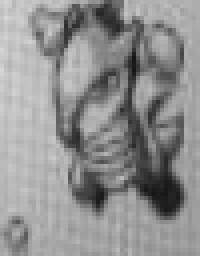
#> input picture ImageProcessing/cropperImg.png, 50 x 64 px, found by its file name (shown 4 times larger)
$ python comparespites.py   (older library calls are emulated)
#> lines starting #> are read from the running program, lines starting #| are printed output that depends on the picture; after the words box and inside, x2 and y2 are one past the last pixel; in counts of white or black regions, pixels touching at a corner belong together
### ImageProcessing/pokimon.py
import mahotas
import os
import cv2
from imutils.paths import list_images
import imutils
import pickle
import numpy as np


sprites = 'C:\\Users\\Rakesh\\Downloads\\generation-1.tar\\pokemon\\main-sprites\\red-blue\\gray'
final_loc = 'C:\\ComputerVision\\OpenCV\\Basics\\ImageProcessing\\zern_spites\\lol.txt'
image_types = (".jpg", ".jpeg", ".png", ".bmp", ".tif", ".tiff")
index  = {}
class zern():
	def __init__(self, radius):
		self.radius = radius

	def describe(self, cnt):
		return  mahotas.features.zernike_moments(cnt, self.radius)

des = zern(21)
for root, dir, files in os.walk(sprites):

	for file in files:
		if file[file.find('.'):].endswith(image_types):
			path = os.path.join(root, file)
			pokemon = file[:file.find(".")]
			img  = cv2.imread(path)
			img = cv2.cvtColor(img, cv2.COLOR_BGR2GRAY)
			img = cv2.copyMakeBorder(img, 15, 15, 15, 15,
			cv2.BORDER_CONSTANT, value = 255)
			thresh = cv2.bitwise_not(img)
			thresh[thresh > 0] = 255
			outline = np.zeros(img.shape, dtype = "uint8")
			cnts = cv2.findContours(thresh.copy(), cv2.RETR_EXTERNAL,
				cv2.CHAIN_APPROX_SIMPLE)
			cnts = imutils.grab_contours(cnts)
			#cnts2 = sorted(cnts, key = cv2.contourArea, reverse = True)[0]
			cv2.drawContours(outline, cnts, -1, 255, -1)
			moments = des.describe(outline)
			index[pokemon] = moments

		else :
			continue
	f = open(final_loc, "wb")
	f.write(pickle.dumps(index))
	f.close()


### ImageProcessing/comparespites.py
from scipy.spatial import distance as dist
import cv2
import pickle
import imutils
import numpy as np
from pokimon import zern

class search():
    def __init__(self, index):
        self.index = index

    def search(self, queryfeatures):
        results = {}
        for (k, features) in self.index.items():
            d = dist.euclidean(queryfeatures, features)
            results[k] = d

        results = sorted([(v,k) for (v,k) in results.items()])
        return results

zern_sprites = 'C:\\ComputerVision\\OpenCV\\Basics\\ImageProcessing\\zern_spites\\lol.txt'
img = cv2.imread('C:\\ComputerVision\\OpenCV\\Basics\\ImageProcessing\\cropperImg.png')
#> img is the input picture: shape (64, 50, 3); min 22, max 214, mean 144.2
img = cv2.cvtColor(img, cv2.COLOR_BGR2GRAY)
#> img: shape (64, 50)
img = imutils.resize(img, width=64)
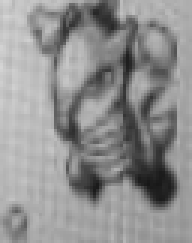
#> img: shape (81, 64) (shown 3 times larger); min 23, max 213, mean 144.1
index = open(zern_sprites, "rb").read()
#> (reads ImageProcessing/zern_spites/lol.txt from the repository)
index = pickle.loads(index)
thresh = cv2.adaptiveThreshold(img, 255, cv2.ADAPTIVE_THRESH_MEAN_C,
	cv2.THRESH_BINARY_INV, 15, 5)
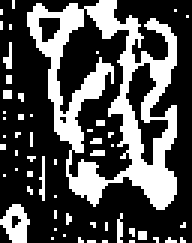
#> thresh: shape (81, 64) (shown 3 times larger); 31.7% white; 54 white regions (52 under 20 px)

# kernel = np.ones((3,3), np.uint8)
# lap = cv2.morphologyEx(img, cv2.MORPH_GRADIENT, kernel)
# _, lap = cv2.threshold(lap, 20, 255, cv2.THRESH_BINARY)
cv2.imshow("img1", thresh)

outline = np.zeros(img.shape, dtype = "uint8")
cnts = cv2.findContours(thresh, cv2.RETR_EXTERNAL,
	cv2.CHAIN_APPROX_SIMPLE)
#> cnts = 47 contours, 45 with area under 20; largest, box (x1, y1, x2, y2) and area: (9, 0, 59, 70) 2182, (0, 68, 10, 81) 72
cnts = imutils.grab_contours(cnts)
cnts = sorted(cnts, key = cv2.contourArea, reverse = True)[0]
#> cnts = contour of 144 points, box (x1, y1, x2, y2) (9, 0, 59, 70), area 2182
cv2.drawContours(outline, [cnts], -1, 255, -1)
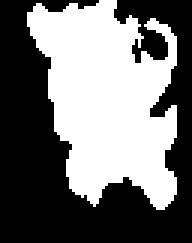
#> outline: shape (81, 64) (shown 3 times larger); 44.8% white; 1 white region, box (x1, y1, x2, y2) and area: (9, 0, 59, 70) 2321

desc = zern(21)
#> (the run stopped early here; a loop or call above may not have finished)
